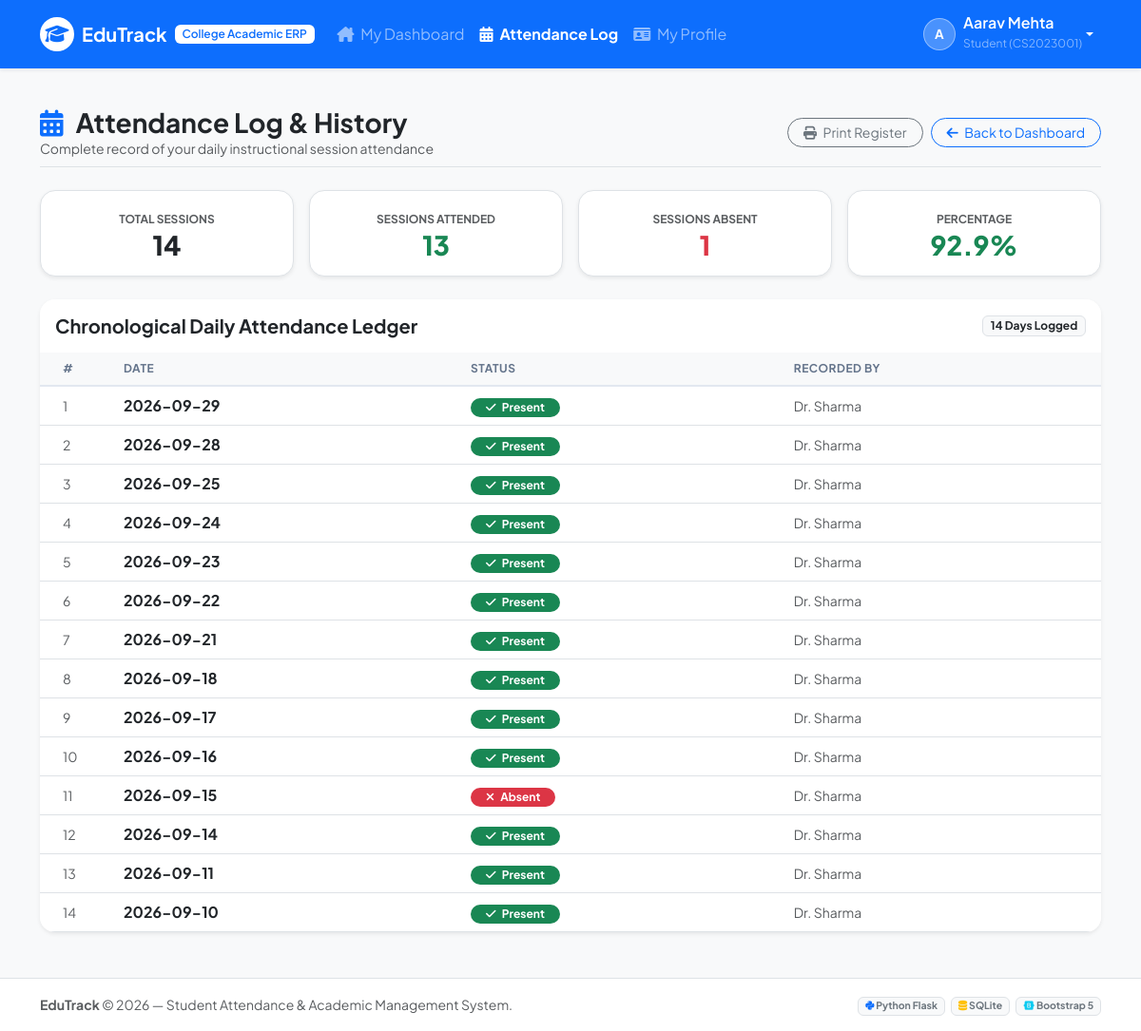
The app's page /student/attendance (signed in) with its own data.
### tables this page shows
CREATE TABLE attendance (
        id INTEGER PRIMARY KEY AUTOINCREMENT,
        student_id INTEGER NOT NULL,
        date TEXT NOT NULL,
        status TEXT NOT NULL CHECK(status IN ('Present', 'Absent', 'Late')),
        marked_by TEXT DEFAULT 'Admin',
        created_at TIMESTAMP DEFAULT CURRENT_TIMESTAMP,
        FOREIGN KEY (student_id) REFERENCES students(id) ON DELETE CASCADE,
        UNIQUE(student_id, date)
    );

### app.py (the view)
@app.route('/student/attendance')
@login_required
@student_required
def student_attendance_history():
    student_id = session.get('user_id')
    conn = get_db()
    cursor = conn.cursor()
    attendance_stats = get_student_attendance_stats(student_id)
    cursor.execute('''
    SELECT date, status, marked_by
    FROM attendance
    WHERE student_id = ?
    ORDER BY date DESC
    ''', (student_id,))
    all_attendance = cursor.fetchall()
    conn.close()
    return render_template(
        'student_attendance.html',
        attendance_stats=attendance_stats,
        all_attendance=all_attendance
    )

### app.py (called while the page is built)
def login_required(f):
    @wraps(f)
    def decorated_function(*args, **kwargs):
        if 'user_id' not in session:
            flash('Please log in to access this portal.', 'warning')
            return redirect(url_for('login'))
        return f(*args, **kwargs)
    return decorated_function

def student_required(f):
    @wraps(f)
    def decorated_function(*args, **kwargs):
        if session.get('user_type') != 'student':
            flash('Access restricted to enrolled students only.', 'danger')
            return redirect(url_for('login'))
        return f(*args, **kwargs)
    return decorated_function

@app.context_processor
def inject_now():
    return {'current_year': datetime.now().year, 'today_date': datetime.now().strftime('%Y-%m-%d')}

### database.py (called while the page is built)
def get_db():
    conn = sqlite3.connect(DATABASE_PATH)
    conn.row_factory = sqlite3.Row
    conn.execute("PRAGMA foreign_keys = ON")
    return conn

### templates/student_attendance.html (shortened to what this page needs)
{% extends "base.html" %}
{% block content %}
<div class="d-flex flex-wrap justify-content-between align-items-center mb-4 pb-2 border-bottom">
    <div>
        <h3 class="fw-bold text-dark mb-0">
            <i class="fa-solid fa-calendar-days text-primary me-2"></i> Attendance Log & History
        </h3>
        <p class="text-muted small mb-0">Complete record of your daily instructional session attendance</p>
    </div>
    <div class="mt-2 mt-md-0 d-flex gap-2">
        <button type="button" class="btn btn-outline-secondary btn-sm rounded-pill px-3" onclick="window.print()">
            <i class="fa-solid fa-print me-1"></i> Print Register
        </button>
        <a href="{{ url_for('student_dashboard') }}" class="btn btn-outline-primary btn-sm rounded-pill px-3">
            <i class="fa-solid fa-arrow-left me-1"></i> Back to Dashboard
        </a>
    </div>
</div>
<div class="row g-3 mb-4">
    <div class="col-sm-6 col-md-3">
        <div class="p-3 bg-white rounded-4 border shadow-sm text-center">
            <small class="text-muted text-uppercase fw-bold fs-8">Total Sessions</small>
            <h3 class="fw-black mb-0 text-dark">{{ attendance_stats.total_days }}</h3>
        </div>
    </div>
    <div class="col-sm-6 col-md-3">
        <div class="p-3 bg-white rounded-4 border shadow-sm text-center">
            <small class="text-muted text-uppercase fw-bold fs-8 text-success">Sessions Attended</small>
            <h3 class="fw-black mb-0 text-success">{{ attendance_stats.attended_days }}</h3>
        </div>
    </div>
    <div class="col-sm-6 col-md-3">
        <div class="p-3 bg-white rounded-4 border shadow-sm text-center">
            <small class="text-muted text-uppercase fw-bold fs-8 text-danger">Sessions Absent</small>
            <h3 class="fw-black mb-0 text-danger">{{ attendance_stats.absent_days }}</h3>
        </div>
    </div>
    <div class="col-sm-6 col-md-3">
        <div class="p-3 bg-white rounded-4 border shadow-sm text-center">
            <small class="text-muted text-uppercase fw-bold fs-8">Percentage</small>
            <h3 class="fw-black mb-0 {% if attendance_stats.percentage >= 85 %}text-success{% elif attendance_stats.percentage >= 75 %}text-warning{% else %}text-danger{% endif %}">
                {{ attendance_stats.percentage }}%
            </h3>
        </div>
    </div>
</div>
<div class="card border-0 shadow-sm rounded-4 overflow-hidden mb-4">
    <div class="card-header bg-white py-3 border-0 d-flex justify-content-between align-items-center">
        <h5 class="fw-bold mb-0 text-dark">Chronological Daily Attendance Ledger</h5>
        <span class="badge bg-light text-dark border">{{ all_attendance|length }} Days Logged</span>
    </div>
    <div class="table-responsive">
        <table class="table table-hover align-middle mb-0">
            <thead class="table-light fs-8 text-uppercase">
                <tr>
                    <th class="ps-4" style="width: 80px;">#</th>
                    <th>Date</th>
                    <th>Status</th>
                    <th>Recorded By</th>
                </tr>
            </thead>
            <tbody>
                {% if all_attendance %}
                    {% for item in all_attendance %}
                        <tr>
                            <td class="ps-4 text-muted small">{{ loop.index }}</td>
                            <td class="fw-bold text-dark">{{ item.date }}</td>
                            <td>
                                {% if item.status == 'Present' %}
                                    <span class="badge bg-success rounded-pill px-3 py-1"><i class="fa-solid fa-check me-1"></i> Present</span>
                                {% elif item.status == 'Late' %}
                                    <span class="badge bg-warning text-dark rounded-pill px-3 py-1"><i class="fa-solid fa-clock me-1"></i> Late Arrival</span>
                                {% else %}
                                    <span class="badge bg-danger rounded-pill px-3 py-1"><i class="fa-solid fa-xmark me-1"></i> Absent</span>
                                {% endif %}
                            </td>
                            <td class="text-muted small">{{ item.marked_by }}</td>
                        </tr>
                    {% endfor %}
                {% else %}
                    <tr>
                        <td colspan="4" class="text-center py-5 text-muted">
                            No attendance history records logged yet.
                        </td>
                    </tr>
                {% endif %}
            </tbody>
        </table>
    </div>
</div>
{% endblock %}

### templates/base.html (shortened to what this page needs)
<!DOCTYPE html>
<html lang="en">
<head>
    <link href="https://cdn.jsdelivr.net/npm/bootstrap@5.3.3/dist/css/bootstrap.min.css" rel="stylesheet">
    <link rel="stylesheet" href="https://cdnjs.cloudflare.com/ajax/libs/font-awesome/6.5.1/css/all.min.css">
    <link rel="stylesheet" href="{{ url_for('static', filename='css/style.css') }}">
</head>
<body class="bg-light d-flex flex-column min-vh-100">
    <nav class="navbar navbar-expand-lg navbar-dark bg-primary shadow-sm sticky-top">
        <div class="container">
            <a class="navbar-brand d-flex align-items-center fw-bold" href="{{ url_for('index') }}">
                <span class="bg-white text-primary rounded-circle p-2 me-2 d-inline-flex align-items-center justify-content-center" style="width: 36px; height: 36px;">
                    <i class="fa-solid fa-graduation-cap"></i>
                </span>
                <span>EduTrack</span>
                <span class="badge bg-white text-primary ms-2 fs-8 fw-semibold d-none d-sm-inline">College Academic ERP</span>
            </a>
            <div class="collapse navbar-collapse" id="mainNavbar">
                <ul class="navbar-nav me-auto mb-2 mb-lg-0">
                    {% if session.get('user_type') == 'admin' %}
                        <li class="nav-item">
                            <a class="nav-link {% if request.endpoint == 'admin_dashboard' %}active fw-bold{% endif %}" href="{{ url_for('admin_dashboard') }}">
                                <i class="fa-solid fa-chart-pie me-1"></i> Dashboard
                            </a>
                        </li>
                        <li class="nav-item">
                            <a class="nav-link {% if 'students' in request.endpoint %}active fw-bold{% endif %}" href="{{ url_for('manage_students') }}">
                                <i class="fa-solid fa-user-graduate me-1"></i> Students
                            </a>
                        </li>
                        <li class="nav-item">
                            <a class="nav-link {% if request.endpoint == 'mark_attendance' %}active fw-bold{% endif %}" href="{{ url_for('mark_attendance') }}">
                                <i class="fa-solid fa-calendar-check me-1"></i> Daily Attendance
                            </a>
                        </li>
                        <li class="nav-item">
                            <a class="nav-link {% if request.endpoint == 'attendance_report' %}active fw-bold{% endif %}" href="{{ url_for('attendance_report') }}">
                                <i class="fa-solid fa-file-waveform me-1"></i> Reports
                            </a>
                        </li>
                        <li class="nav-item">
                            <a class="nav-link {% if request.endpoint == 'manage_marks' %}active fw-bold{% endif %}" href="{{ url_for('manage_marks') }}">
                                <i class="fa-solid fa-award me-1"></i> Academic Marks
                            </a>
                        </li>
                    {% elif session.get('user_type') == 'student' %}
                        <li class="nav-item">
                            <a class="nav-link {% if request.endpoint == 'student_dashboard' %}active fw-bold{% endif %}" href="{{ url_for('student_dashboard') }}">
                                <i class="fa-solid fa-house-chimney me-1"></i> My Dashboard
                            </a>
                        </li>
                        <li class="nav-item">
                            <a class="nav-link {% if request.endpoint == 'student_attendance_history' %}active fw-bold{% endif %}" href="{{ url_for('student_attendance_history') }}">
                                <i class="fa-solid fa-calendar-days me-1"></i> Attendance Log
                            </a>
                        </li>
                        <li class="nav-item">
                            <a class="nav-link {% if request.endpoint == 'student_profile' %}active fw-bold{% endif %}" href="{{ url_for('student_profile') }}">
                                <i class="fa-solid fa-id-card me-1"></i> My Profile
                            </a>
                        </li>
                    {% endif %}
                </ul>
                <ul class="navbar-nav ms-auto align-items-center">
                    {% if session.get('user_id') %}
                        <li class="nav-item dropdown">
                            <a class="nav-link dropdown-toggle text-white d-flex align-items-center" href="#" role="button" data-bs-toggle="dropdown" aria-expanded="false">
                                <span class="avatar-badge me-2">
                                    {{ session.get('user_name', 'User')[:1] }}
                                </span>
                                <div>
                                    <div class="fw-semibold lh-1">{{ session.get('user_name') }}</div>
                                    <small class="text-white-50 fs-8">{{ session.get('user_type')|capitalize }} {% if session.get('roll_no') %}({{ session.get('roll_no') }}){% endif %}</small>
                                </div>
                            </a>
                        </li>
                    {% endif %}
                </ul>
            </div>
        </div>
    </nav>
    <main class="container my-4 flex-grow-1">
        {% block content %}{% endblock %}
    </main>
    <footer class="bg-white border-top py-3 mt-auto">
        <div class="container text-center text-muted small">
            <div class="row align-items-center">
                <div class="col-md-6 text-md-start mb-2 mb-md-0">
                    <strong>EduTrack</strong> &copy; {{ current_year }} — Student Attendance & Academic Management System.
                </div>
                <div class="col-md-6 text-md-end">
                    <span class="badge bg-light text-secondary border me-1"><i class="fa-brands fa-python text-primary"></i> Python Flask</span>
                    <span class="badge bg-light text-secondary border me-1"><i class="fa-solid fa-database text-warning"></i> SQLite</span>
                    <span class="badge bg-light text-secondary border"><i class="fa-brands fa-bootstrap text-info"></i> Bootstrap 5</span>
                </div>
            </div>
        </div>
    </footer>
</body>
</html>

### static/css/style.css (style rules this page uses)
:root { --primary-color: #2563eb; --primary-hover: #1d4ed8; --primary-light: #eff6ff; --secondary-color: #64748b; --success-color: #10b981; --warning-color: #f59e0b; --danger-color: #ef4444; --dark-color: #0f172a; --card-shadow: 0 4px 6px -1px rgba(0, 0, 0, 0.05), 0 2px 4px -2px rgba(0, 0, 0, 0.05); }
body { font-family: 'Plus Jakarta Sans', system-ui, -apple-system, BlinkMacSystemFont, "Segoe UI", Roboto, sans-serif; color: #1e293b; background-color: #f8fafc; -webkit-font-smoothing: antialiased; }
.fs-8 { font-size: 0.75rem !important; }
.fw-black { font-weight: 800 !important; }
.card { transition: transform 0.2s ease, box-shadow 0.2s ease; }
.avatar-badge { width: 34px; height: 34px; border-radius: 50%; background-color: rgba(255, 255, 255, 0.25); display: inline-flex; align-items: center; justify-content: center; font-weight: 700; font-size: 0.85rem; color: #ffffff; border: 1px solid rgba(255, 255, 255, 0.4); }
.table thead th { font-weight: 700; letter-spacing: 0.5px; color: #64748b; border-bottom: 2px solid #e2e8f0; }

### records on screen
attendance: date "2026-09-29", status "Present" (drawn), marked_by "Dr. Sharma"
attendance: date "2026-09-28", status "Present" (drawn), marked_by "Dr. Sharma"
attendance: date "2026-09-25", status "Present" (drawn), marked_by "Dr. Sharma"
attendance: date "2026-09-24", status "Present" (drawn), marked_by "Dr. Sharma"
attendance: date "2026-09-23", status "Present" (drawn), marked_by "Dr. Sharma"
attendance: date "2026-09-22", status "Present" (drawn), marked_by "Dr. Sharma"
attendance: date "2026-09-21", status "Present" (drawn), marked_by "Dr. Sharma"
attendance: date "2026-09-18", status "Present" (drawn), marked_by "Dr. Sharma"
attendance: date "2026-09-17", status "Present" (drawn), marked_by "Dr. Sharma"
attendance: date "2026-09-16", status "Present" (drawn), marked_by "Dr. Sharma"
attendance: date "2026-09-15", status "Absent" (drawn), marked_by "Dr. Sharma"
attendance: date "2026-09-14", status "Present" (drawn), marked_by "Dr. Sharma"
attendance: date "2026-09-11", status "Present" (drawn), marked_by "Dr. Sharma"
attendance: date "2026-09-10", status "Present" (drawn), marked_by "Dr. Sharma"

### other values on screen
{{ session.get('user_name', 'User')[:1] }} "A"
{{ session.get('user_name') }} "Aarav Mehta"
{{ session.get('user_type')|capitalize }} "Student"
{{ session.get('roll_no') }} "CS2023001"
{{ attendance_stats.total_days }} "14"
{{ attendance_stats.attended_days }} "13"
{{ attendance_stats.absent_days }} "1"
{{ attendance_stats.percentage }} "92.9"
{{ all_attendance|length }} "14"
